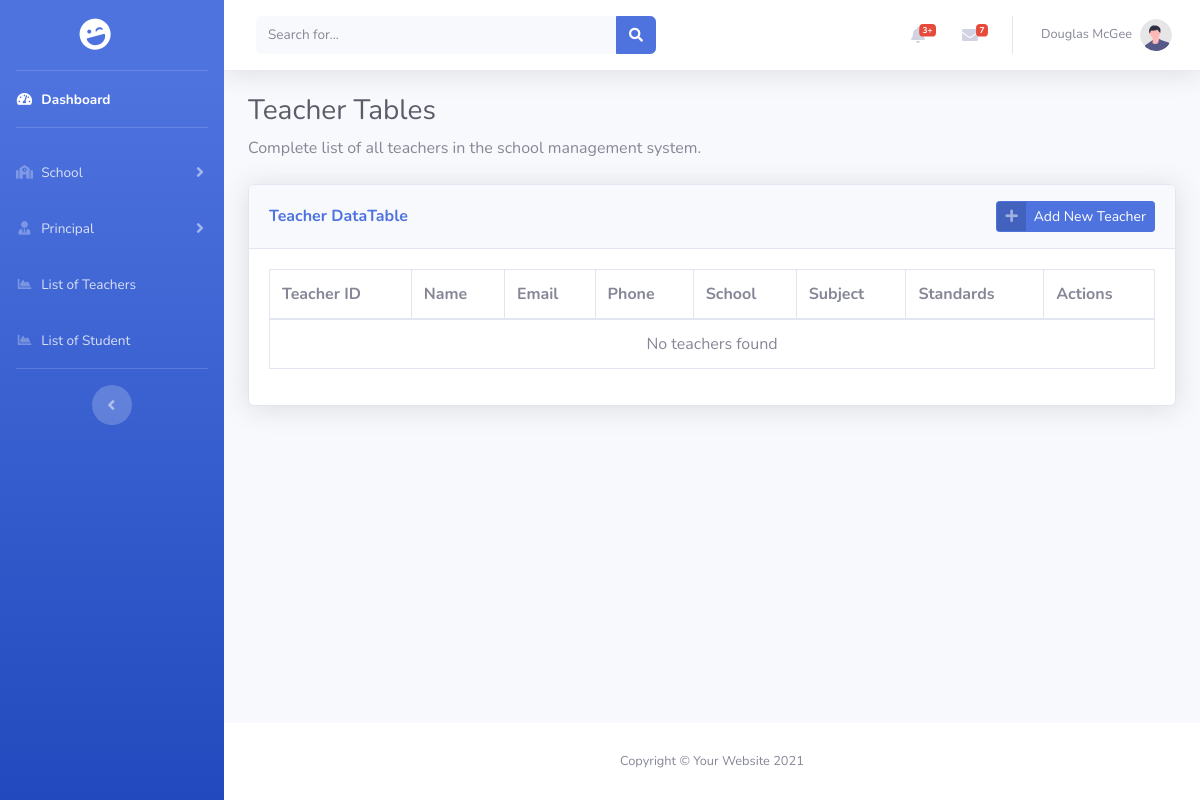
The app's page /pages/teacher/teacher_list.php (signed in), older data.
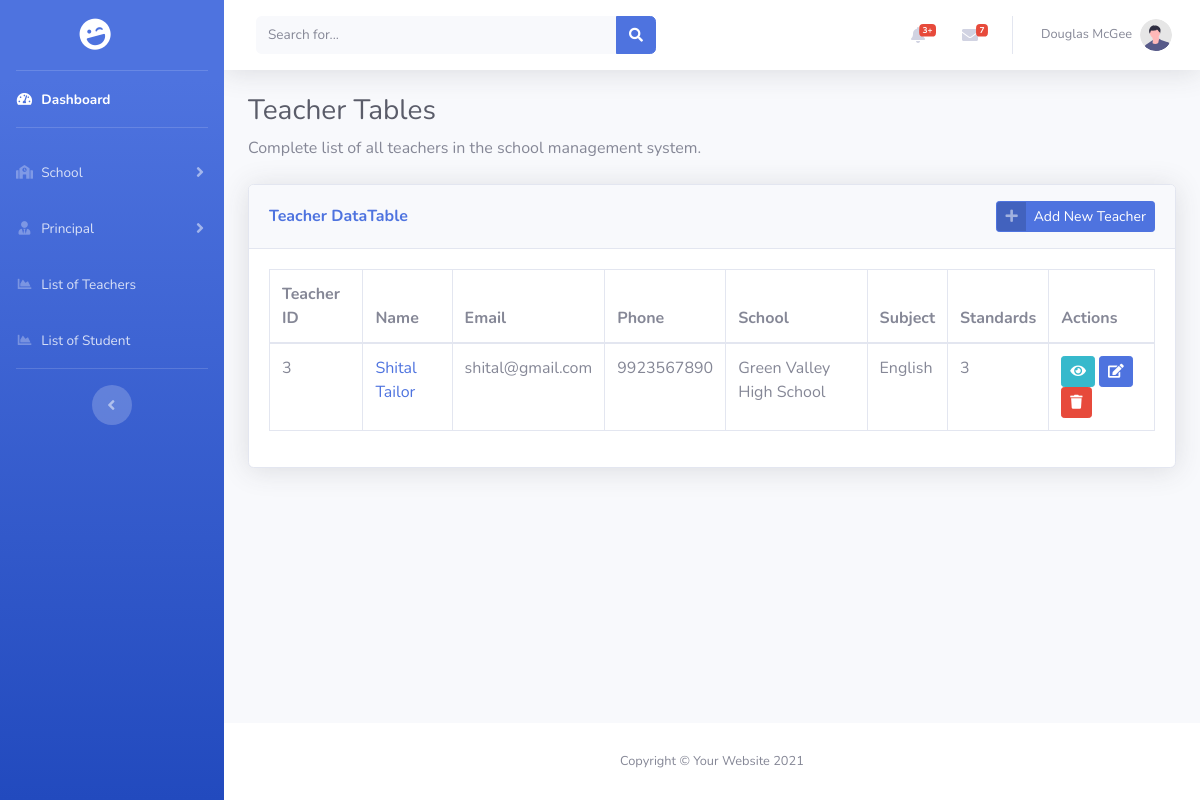
The same page, newer data.
### tables this page shows
CREATE TABLE `teacher` (
  `id` int(11) NOT NULL,
  `teacher_image` varchar(255) DEFAULT NULL,
  `teacher_name` varchar(50) NOT NULL,
  `phone` varchar(10) NOT NULL,
  `school_id` int(11) NOT NULL,
  `dob` date NOT NULL,
  `gender` enum('Male','Female','Others') NOT NULL,
  `blood_group` enum('A+','A-','B+','B-','AB+','AB-','O+','O-') NOT NULL,
  `address` text DEFAULT NULL,
  `email` varchar(50) NOT NULL,
  `password` varchar(255) NOT NULL,
  `qualification` varchar(100) DEFAULT NULL,
  `subject` varchar(100) DEFAULT NULL,
  `language_known` varchar(100) DEFAULT NULL,
  `salary` decimal(10,2) DEFAULT NULL,
  `std` varchar(20) DEFAULT NULL,
  `experience` varchar(10) DEFAULT NULL
);

CREATE TABLE `school` (
  `id` int(11) NOT NULL,
  `school_name` varchar(100) DEFAULT NULL,
  `email` varchar(50) DEFAULT NULL,
  `phone` varchar(10) DEFAULT NULL,
  `address` text DEFAULT NULL
);

### pages/teacher/teacher_list.php (the view, shortened to what the changed rows need)
<?php
include_once "../../includes/connect.php";
$query = "SELECT t.id, t.teacher_name, t.email, t.phone, t.dob,
                t.gender, t.blood_group, t.address, t.qualification, t.subject,
                t.language_known, t.salary, t.std, t.experience,
                sc.school_name
        FROM teacher t
        LEFT JOIN school sc ON t.school_id = sc.id
        ORDER BY t.id ASC";
$result = mysqli_query($conn, $query);
?>
<!DOCTYPE html>
<html lang="en">
<head>
    <link href="../../assets/vendor/fontawesome-free/css/all.min.css" rel="stylesheet" type="text/css">
    <link href="../../assets/css/sb-admin-2.min.css" rel="stylesheet">
    <link href="../../assets/vendor/datatables/dataTables.bootstrap4.min.css" rel="stylesheet">
</head>
<body id="page-top">
    <div id="wrapper">
        <div id="content-wrapper" class="d-flex flex-column">
            <div id="content">
                <div class="container-fluid">
                    <h1 class="h3 mb-2 text-gray-800">Teacher Tables</h1>
                    <div class="card shadow mb-4">
                        <div class="card-body">
                            <div class="table-responsive">
                                <table class="table table-bordered" id="dataTable" width="100%" cellspacing="0">
                                    <thead>
                                        <tr>
                                            <th>Teacher ID</th>
                                            <th>Name</th>
                                            <th>Email</th>
                                            <th>Phone</th>
                                            <th>School</th>
                                            <th>Subject</th>
                                            <th>Standards</th>
                                            <th>Actions</th>
                                        </tr>
                                    </thead>
                                    <tbody>
                                        <?php
                                        if ($result && mysqli_num_rows($result) > 0) {
                                            while ($row = mysqli_fetch_assoc($result)) {
                                                echo "<tr>";
                                                echo "<td>" . htmlspecialchars($row['id']) . "</td>";
                                                echo "<td>";
                                                echo "<a href='view_teacher.php?id=" . $row['id'] . "' class='text-decoration-none'>";
                                                echo htmlspecialchars($row['teacher_name'] ?? 'N/A');
                                                echo "</a>";
                                                echo "</td>";
                                                echo "<td>" . htmlspecialchars($row['email'] ?? 'N/A') . "</td>";
                                                echo "<td>" . htmlspecialchars($row['phone'] ?? 'N/A') . "</td>";
                                                echo "<td>" . htmlspecialchars($row['school_name'] ?? 'N/A') . "</td>";
                                                echo "<td>" . htmlspecialchars($row['subject'] ?? 'N/A') . "</td>";
                                                echo "<td>" . htmlspecialchars($row['std'] ?? 'N/A') . "</td>";
                                                echo "<td>";
                                                echo "<a href='view.php?id=" . $row['id'] . "' class='btn btn-info btn-sm mr-1' title='View'>";
                                                echo "<i class='fas fa-eye'></i>";
                                                echo "</a>";
                                                echo "<a href='edit.php?id=" . $row['id'] . "' class='btn btn-primary btn-sm mr-1' title='Edit'>";
                                                echo "<i class='fas fa-edit'></i>";
                                                echo "</a>";
                                                echo "<button class='btn btn-danger btn-sm' onclick='confirmDelete(" . $row['id'] . ")' title='Delete'>";
                                                echo "<i class='fas fa-trash'></i>";
                                                echo "</button>";
                                                echo "</td>";
                                                echo "</tr>";
                                            }
                                        } else {
                                            echo "<tr><td colspan='9' class='text-center'>No teachers found</td></tr>";
                                        }
                                        ?>
                                    </tbody>
                                </table>
                            </div>
                        </div>
                    </div>
                </div>
            </div>
        </div>
    </div>
</body>
</html>

Row changes from the older to the newer data that the page shows:
added teacher: id "3", teacher_name "Shital Tailor", email "shital@gmail.com", phone "9923567890", school.school_name "Green Valley High School", subject "English", std "3"
Text that changed along with them:
text no longer shown: "No teachers found"
